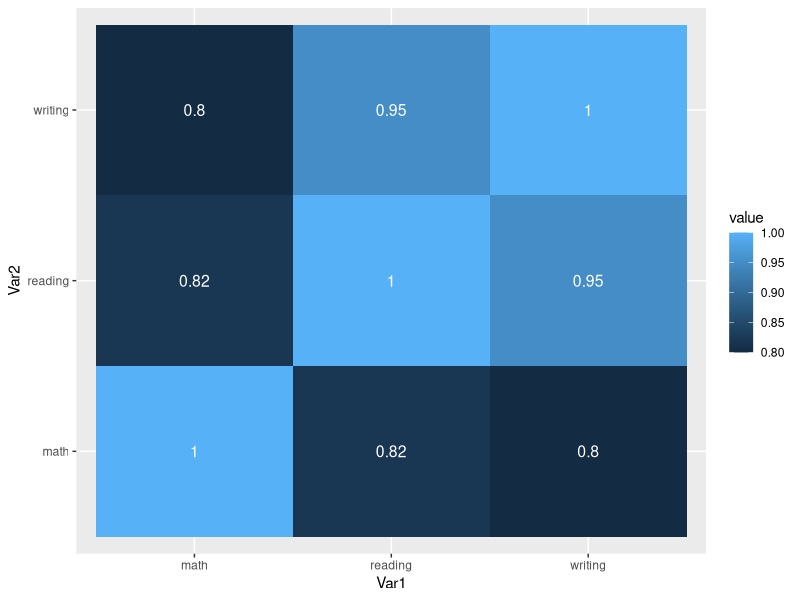

The R script that drew this image:
library(lattice)
library(ggplot2)
library(reshape2)

setwd("F:/Prob_Project")

dataSet<- read.csv("StudentsPerformance.csv", header=TRUE, sep=",")


corDataSet <- data.frame(math=c(dataSet$math),reading=c(dataSet$reading),writing=c(dataSet$writing))

corr_mat <- round(cor(corDataSet),2)

# reduce the size of correlation matrix
melted_corr_mat <- melt(corr_mat)
# head(melted_corr_mat)


jpeg(file="assets/corRelationPlot.jpeg")
# plotting the correlation heatmap
ggplot(data = melted_corr_mat, aes(x=Var1, y=Var2,fill=value)) +
  geom_tile()+
  geom_text(aes(Var2, Var1, label = value),
            color = "white", size = 4)
dev.off()








